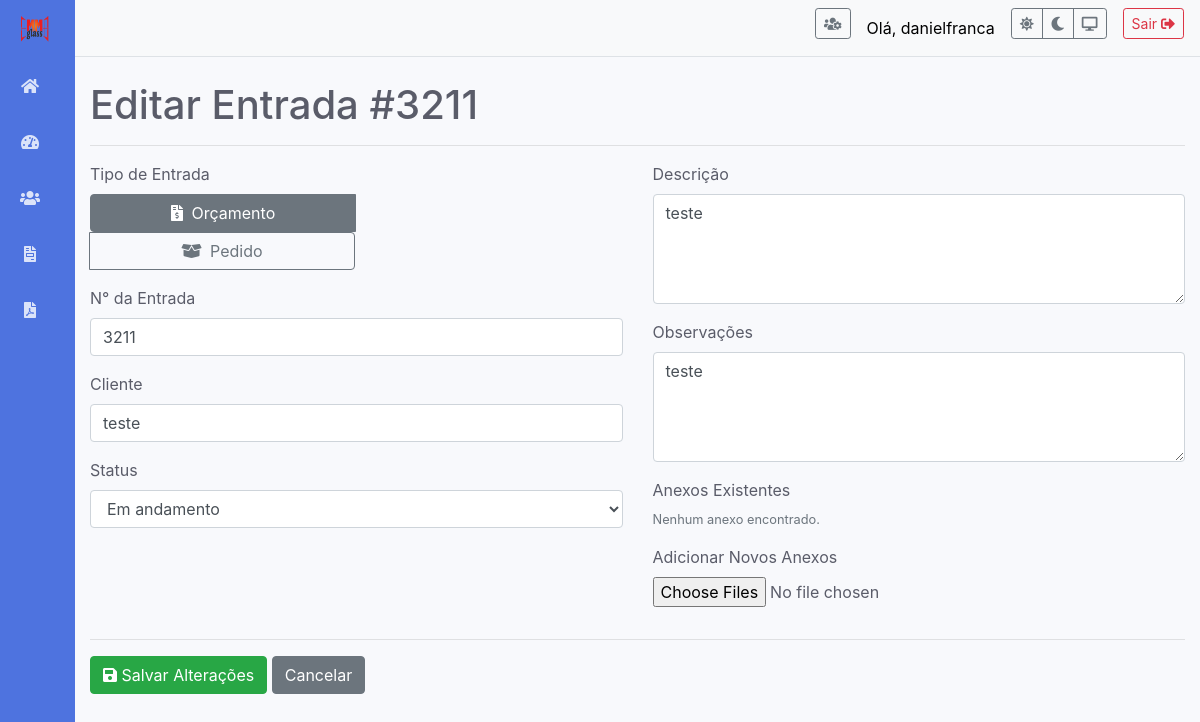
The page /editar/1 (signed in) on the database as committed earlier.
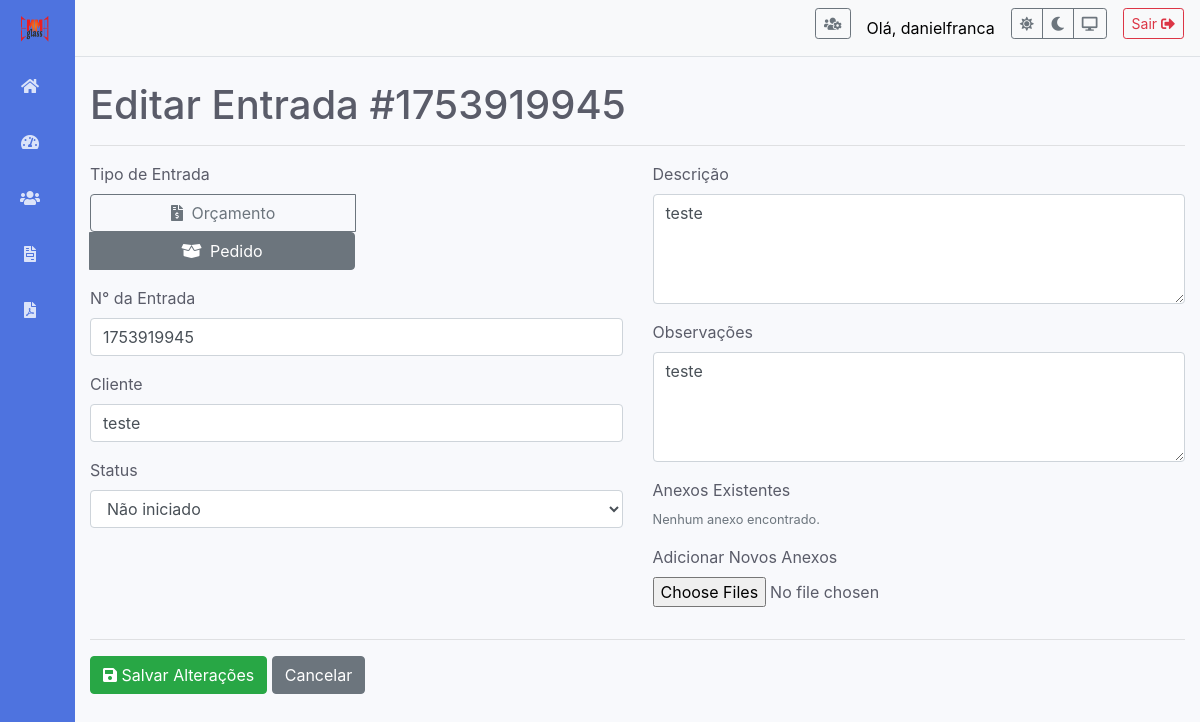
The same page on the database as committed later.
### app.py (models this page shows)
class Entrada(db.Model):
    id = db.Column(db.Integer, primary_key=True)
    tipo = db.Column(db.String(50), nullable=False)
    numero_pedido = db.Column(db.Integer, unique=True, nullable=False)
    data_registro = db.Column(db.DateTime, nullable=False, default=datetime.utcnow)
    cliente = db.Column(db.String(100), nullable=False)
    status = db.Column(db.String(50), nullable=False, default='Não iniciado')
    descricao = db.Column(db.Text, nullable=False)
    observacoes = db.Column(db.Text, nullable=True)
    arquivado = db.Column(db.Boolean, default=False, nullable=False)
    anexos = db.relationship('Anexo', backref='entrada', lazy=True, cascade="all, delete-orphan")

### app.py (the view, shortened to what this page needs)
@app.route('/editar/<int:id>', methods=['GET', 'POST'])
@login_required
def editar_entrada(id):
    entrada = Entrada.query.get_or_404(id)
    return render_template('editar_entrada.html', entrada=entrada)

### app.py (called while the page is built)
@login_manager.user_loader
def load_user(user_id):
    return User.query.get(int(user_id))

### templates/editar_entrada.html (shortened to what the changed rows need)
{% extends 'base.html' %}
{% block content %}
    <h1>Editar Entrada #{{ entrada.numero_pedido }}</h1>
    <hr>
    <form method="post" enctype="multipart/form-data">
        <div class="row">
            <div class="col-md-6">
                <div class="form-group">
                    <div class="btn-group btn-group-toggle d-block" data-toggle="buttons">
                        <label class="btn btn-outline-secondary w-50 {% if entrada.tipo == 'Orçamento' %}active{% endif %}">
                            <input type="radio" name="tipo" value="Orçamento" required {% if entrada.tipo == 'Orçamento' %}checked{% endif %}> <i class="fas fa-file-invoice-dollar mr-1"></i> Orçamento
                        </label>
                        <label class="btn btn-outline-secondary w-50 {% if entrada.tipo == 'Pedido' %}active{% endif %}">
                            <input type="radio" name="tipo" value="Pedido" {% if entrada.tipo == 'Pedido' %}checked{% endif %}> <i class="fas fa-box-open mr-1"></i> Pedido
                        </label>
                    </div>
                </div>
                <div class="form-group">
                    <label for="numero_pedido">N° da Entrada</label>
                    <input type="text" name="numero_pedido" id="numero_pedido" class="form-control" value="{{ entrada.numero_pedido }}" required>
                </div>
                <div class="form-group">
                    <label for="cliente">Cliente</label>
                    <input type="text" name="cliente" id="cliente" class="form-control" value="{{ entrada.cliente }}" required>
                </div>
                <div class="form-group">
                    <label for="status">Status</label>
                    <select name="status" id="status" class="form-control">
                        <option value="Não iniciado" {% if entrada.status == 'Não iniciado' %}selected{% endif %}>Não iniciado</option>
                        <option value="Em andamento" {% if entrada.status == 'Em andamento' %}selected{% endif %}>Em andamento</option>
                    </select>
                </div>
            </div>
            <div class="col-md-6">
                <div class="form-group">
                    <label for="descricao">Descrição</label>
                    <textarea name="descricao" id="descricao" class="form-control" required rows="4">{{ entrada.descricao }}</textarea>
                </div>
                <div class="form-group">
                    <label for="observacoes">Observações</label>
                    <textarea name="observacoes" id="observacoes" class="form-control" rows="4">{{ entrada.observacoes or '' }}</textarea>
                </div>
            </div>
        </div>
        <hr>
        <button type="submit" class="btn btn-success"><i class="fas fa-save"></i> Salvar Alterações</button>
        <a href="{{ url_for('painel_controle') }}" class="btn btn-secondary">Cancelar</a>
    </form>
{% endblock %}

Rows that differ between the two databases and show on the page:
changed Entrada "teste": numero_pedido "3211" → "1753919945"; tipo "Orçamento" → "Pedido" (drawn); status "Em andamento" → "Não iniciado"
